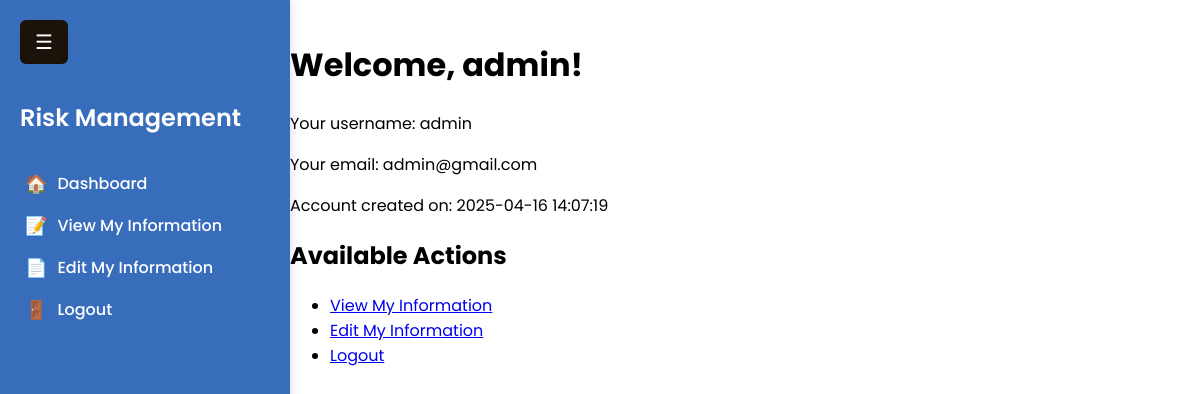
/user_dashboard.php (signed in), run on the app's committed database.
### tables this page shows
CREATE TABLE `users` (
  `user_id` int(11) NOT NULL,
  `username` varchar(50) NOT NULL,
  `full_name` varchar(100) DEFAULT NULL,
  `email` varchar(100) DEFAULT NULL,
  `password` varchar(255) NOT NULL,
  `role` enum('admin','user') DEFAULT 'user',
  `created_at` timestamp NOT NULL DEFAULT current_timestamp(),
  `updated_at` timestamp NOT NULL DEFAULT current_timestamp() ON UPDATE current_timestamp()
);

### user_dashboard.php (the view, shortened to what this page needs)
<?php
require 'user_sidebar.php';
$user_id = $_SESSION['user_id'];
$query = $pdo->prepare("SELECT username, full_name, email, created_at FROM users WHERE user_id = ?");
$query->execute([$user_id]);
$user = $query->fetch(PDO::FETCH_ASSOC);
?>
<!DOCTYPE html>
<html lang="en">
<head>
    <link rel="stylesheet" href="style.css">
</head>
<body>
<div class="main-content">
    <h1>Welcome, <?= htmlspecialchars($user['full_name']) ?>!</h1>
    <p>Your username: <?= htmlspecialchars($user['username']) ?></p>
    <p>Your email: <?= htmlspecialchars($user['email']) ?></p>
    <p>Account created on: <?= htmlspecialchars($user['created_at']) ?></p>
    <h2>Available Actions</h2>
    <ul>
        <li><a href="view_user.php">View My Information</a></li>
        <li><a href="edit_user.php">Edit My Information</a></li>
        <li><a href="logout.php">Logout</a></li>
    </ul>
</div>
</body>
</html>

### style.css (style rules this page uses)
:root { --body-color: #fff; --sidebar-color:rgb(56, 109, 188); --primary-color: #fff; --primary-color-light:rgb(56, 102, 172); --toggle-color:rgb(27, 18, 10); --text-color: #fff; --tran-03: all 0.3s ease; --tran-04: all 0.3s ease; --tran-05: all 0.3s ease; }
body { font-family: 'Poppins', sans-serif; margin: 0; background-color: var(--body-color); transition: var(--tran-04); }
.main-content { margin-left: 270px; padding: 20px; transition: var(--tran-05); }

### data on the page
users: full_name "admin", username "admin", email "admin@gmail.com", created_at "2025-04-16 14:07:19"
